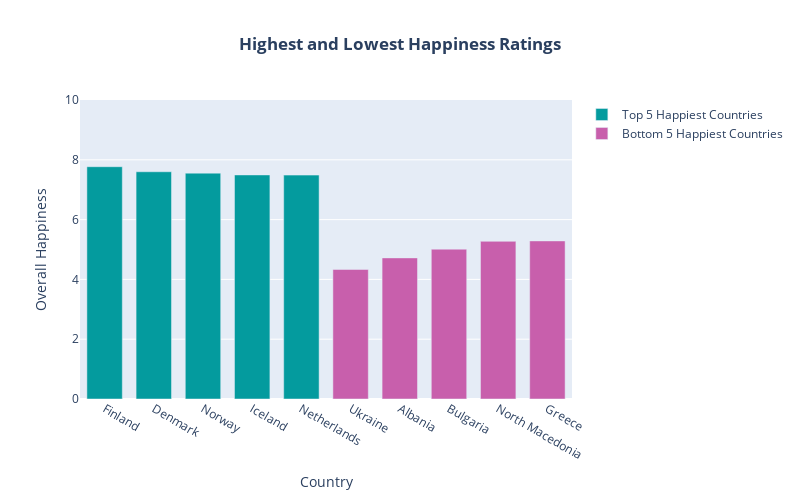

Source (notebook cell):
### Markdown cell above
## Top vs. Bottom performers

### Code cell
top_5 = data.nlargest(5, 'Overall Happiness')
bottom_5 = data.nsmallest(5, 'Overall Happiness')

# Create trace for top 5 countries
trace_top = go.Bar(
    x=top_5['Country'],
    y=top_5['Overall Happiness'],
    name='Top 5 Happiest Countries',
    marker=dict(color='#049b9e')
)

# Create trace for bottom 5 countries
trace_bottom = go.Bar(
    x=bottom_5['Country'],
    y=bottom_5['Overall Happiness'],
    name='Bottom 5 Happiest Countries',
    marker=dict(color='#c85fac')
)

# Define layout
layout = go.Layout(
    title='<b>Highest and Lowest Happiness Ratings</b>',
    xaxis=dict(title='Country'),
    yaxis=dict(title='Overall Happiness', range=[0, 10]),  # Set the same y-axis range for both plots
    barmode='group',  # Display bars side by side
    bargap=0.2,  # Gap between bars
    bargroupgap=0.1,  # Gap between groups of bars
    width=800,
    height=500,
)

# Create figure object
fig = go.Figure(data=[trace_top, trace_bottom], layout=layout)
fig.update_layout(title_x=0.5)
# Show the plot

fig.show()

### Figure 1 — Plotly figure (JSON) as saved in the notebook; plotly's stock layout.template omitted (floating-point values rounded to 4 significant figures)
{"data": [{"marker": {"color": "#049b9e"}, "name": "Top 5 Happiest Countries", "type": "bar", "x": ["Finland", "Denmark", "Norway", "Iceland", "Netherlands"], "y": [7.769, 7.6, 7.554, 7.494, 7.488]}, {"marker": {"color": "#c85fac"}, "name": "Bottom 5 Happiest Countries", "type": "bar", "x": ["Ukraine", "Albania", "Bulgaria", "North Macedonia", "Greece"], "y": [4.332, 4.719, 5.011, 5.274, 5.287]}], "layout": {"bargap": 0.2, "bargroupgap": 0.1, "barmode": "group", "height": 500, "title": {"text": "<b>Highest and Lowest Happiness Ratings</b>", "x": 0.5}, "width": 800, "xaxis": {"title": {"text": "Country"}}, "yaxis": {"range": [0, 10], "title": {"text": "Overall Happiness"}}}}
